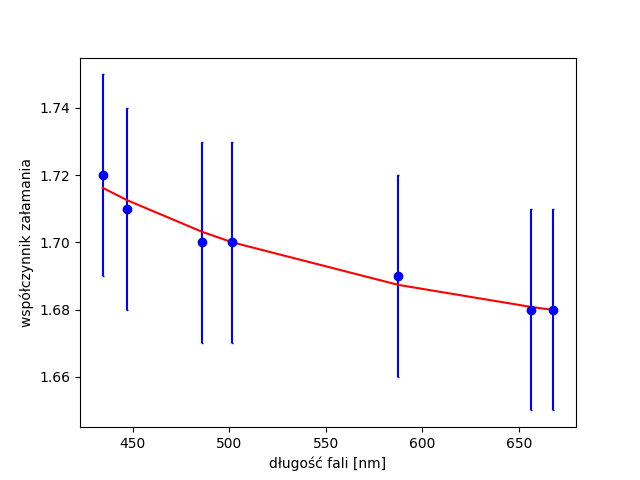

The Python source for this figure:
import numpy as np
import matplotlib.pyplot as plt
from scipy.optimize import curve_fit

# dl = np.array([656.3, 486.1, 434.5, 587.6, 667.8, 501.6, 447.1])
# wsp = np.array([1.68, 1.7, 1.72, 1.69, 1.68, 1.7, 1.71])

dl = np.array([434.5, 447.1, 486.1, 501.6, 587.6, 656.3, 667.8])
wsp = np.array([1.72, 1.71, 1.7,  1.7, 1.69,  1.68, 1.68])

niepewnosciwsp = np.array([0.03, 0.03, 0.03, 0.03, 0.03, 0.03, 0.03])
niepewnoscidl = np.array([0.1, 0.1, 0.1, 0.1, 0.1, 0.1, 0.1])

plt.xlabel("długość fali [nm]")
plt.ylabel("współczynnik załamania")
plt.errorbar(dl, wsp, yerr=niepewnosciwsp, xerr=niepewnoscidl, label='Pomiary współczynnika $n$', fmt='bo', capsize=0.5)

plt.show()


def line(x, b, c):
    return np.sqrt((b*x**2)/(x**2 - c) + 1)


par, cov = curve_fit(line, dl, wsp)

print(par)
perr = np.sqrt(np.diag(cov))
# print(cov)
print(perr)

line = []

for i in dl:
    line.append(np.sqrt((par[0]*i**2)/(i**2 - par[1]) + 1))


plt.plot(dl, line, 'r')
plt.show()
plt.savefig('Sellmeier.png')
